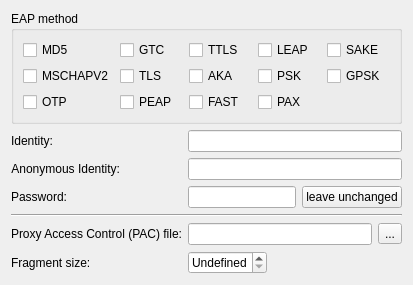
     <widget class="QWidget" name="eapMainTab">
      <attribute name="title">
       <string>EAP General</string>
      </attribute>
      <layout class="QFormLayout" name="eapMainTabLayout">
       <property name="fieldGrowthPolicy">
        <enum>QFormLayout::ExpandingFieldsGrow</enum>
       </property>
       <item row="0" column="0" colspan="2">
        <widget class="QGroupBox" name="eapMethodGroup">
         <property name="title">
          <string>EAP method</string>
         </property>
         <layout class="QGridLayout" name="eapMethodGroupLayout">
          <item row="0" column="0">
           <widget class="QCheckBox" name="eapMethodMD5Check">
            <property name="text">
             <string>MD5</string>
            </property>
           </widget>
          </item>
          <item row="0" column="1">
           <widget class="QCheckBox" name="eapMethodGTCCheck">
            <property name="text">
             <string>GTC</string>
            </property>
           </widget>
          </item>
          <item row="0" column="2">
           <widget class="QCheckBox" name="eapMethodTTLSCheck">
            <property name="text">
             <string>TTLS</string>
            </property>
           </widget>
          </item>
          <item row="0" column="3">
           <widget class="QCheckBox" name="eapMethodLEAPCheck">
            <property name="text">
             <string>LEAP</string>
            </property>
           </widget>
          </item>
          <item row="0" column="4">
           <widget class="QCheckBox" name="eapMethodSAKECheck">
            <property name="text">
             <string>SAKE</string>
            </property>
           </widget>
          </item>
          <item row="1" column="4">
           <widget class="QCheckBox" name="eapMethodGPSKCheck">
            <property name="text">
             <string>GPSK</string>
            </property>
           </widget>
          </item>
          <item row="1" column="3">
           <widget class="QCheckBox" name="eapMethodPSKCheck">
            <property name="text">
             <string>PSK</string>
            </property>
           </widget>
          </item>
          <item row="1" column="2">
           <widget class="QCheckBox" name="eapMethodAKACheck">
            <property name="text">
             <string>AKA</string>
            </property>
           </widget>
          </item>
          <item row="1" column="1">
           <widget class="QCheckBox" name="eapMethodTLSCheck">
            <property name="text">
             <string>TLS</string>
            </property>
           </widget>
          </item>
          <item row="1" column="0">
           <widget class="QCheckBox" name="eapMethodMSCHAPV2Check">
            <property name="text">
             <string>MSCHAPV2</string>
            </property>
           </widget>
          </item>
          <item row="2" column="0">
           <widget class="QCheckBox" name="eapMethodOTPCheck">
            <property name="text">
             <string>OTP</string>
            </property>
           </widget>
          </item>
          <item row="2" column="1">
           <widget class="QCheckBox" name="eapMethodPEAPCheck">
            <property name="text">
             <string>PEAP</string>
            </property>
           </widget>
          </item>
          <item row="2" column="2">
           <widget class="QCheckBox" name="eapMethodFASTCheck">
            <property name="text">
             <string>FAST</string>
            </property>
           </widget>
          </item>
          <item row="2" column="3">
           <widget class="QCheckBox" name="eapMethodPAXCheck">
            <property name="text">
             <string>PAX</string>
            </property>
           </widget>
          </item>
         </layout>
        </widget>
       </item>
       <item row="1" column="0">
        <widget class="QLabel" name="identyLabel">
         <property name="text">
          <string>Identity:</string>
         </property>
         <property name="alignment">
          <set>Qt::AlignRight|Qt::AlignTrailing|Qt::AlignVCenter</set>
         </property>
         <property name="buddy">
          <cstring>identiyEdit</cstring>
         </property>
        </widget>
       </item>
       <item row="1" column="1">
        <widget class="QLineEdit" name="identiyEdit"/>
       </item>
       <item row="2" column="0">
        <widget class="QLabel" name="anonymousIdentityLabel">
         <property name="text">
          <string>Anonymous Identity:</string>
         </property>
         <property name="alignment">
          <set>Qt::AlignRight|Qt::AlignTrailing|Qt::AlignVCenter</set>
         </property>
         <property name="buddy">
          <cstring>anonymousIdentityEdit</cstring>
         </property>
        </widget>
       </item>
       <item row="2" column="1">
        <widget class="QLineEdit" name="anonymousIdentityEdit"/>
       </item>
       <item row="3" column="0">
        <widget class="QLabel" name="eapPasswordLabel">
         <property name="text">
          <string>Password:</string>
         </property>
         <property name="alignment">
          <set>Qt::AlignRight|Qt::AlignTrailing|Qt::AlignVCenter</set>
         </property>
         <property name="buddy">
          <cstring>eapPasswordEdit</cstring>
         </property>
        </widget>
       </item>
       <item row="3" column="1">
        <layout class="QHBoxLayout" name="eapPasswordLayout">
         <item>
          <widget class="QLineEdit" name="eapPasswordEdit">
           <property name="echoMode">
            <enum>QLineEdit::Password</enum>
           </property>
          </widget>
         </item>
         <item>
          <widget class="QPushButton" name="eapPasswordLeaveButton">
           <property name="text">
            <string>leave unchanged</string>
           </property>
           <property name="checkable">
            <bool>true</bool>
           </property>
          </widget>
         </item>
        </layout>
       </item>
       <item row="4" column="0" colspan="2">
        <widget class="Line" name="eapPasswordLine">
         <property name="orientation">
          <enum>Qt::Horizontal</enum>
         </property>
        </widget>
       </item>
       <item row="5" column="0">
        <widget class="QLabel" name="pacLabel">
         <property name="text">
          <string>Proxy Access Control (PAC) file:</string>
         </property>
         <property name="buddy">
          <cstring>pacEdit</cstring>
         </property>
        </widget>
       </item>
       <item row="5" column="1">
        <layout class="QHBoxLayout" name="pacLayout">
         <item>
          <widget class="QLineEdit" name="pacEdit"/>
         </item>
         <item>
          <widget class="QToolButton" name="pacBrowse">
           <property name="text">
            <string>...</string>
           </property>
          </widget>
         </item>
        </layout>
       </item>
       <item row="6" column="0">
        <widget class="QLabel" name="fragmentLabel">
         <property name="text">
          <string>Fragment size:</string>
         </property>
         <property name="buddy">
          <cstring>fragmentSpin</cstring>
         </property>
        </widget>
       </item>
       <item row="6" column="1">
        <widget class="QSpinBox" name="fragmentSpin">
         <property name="buttonSymbols">
          <enum>QAbstractSpinBox::UpDownArrows</enum>
         </property>
         <property name="specialValueText">
          <string>Undefined</string>
         </property>
         <property name="minimum">
          <number>-1</number>
         </property>
         <property name="maximum">
          <number>65535</number>
         </property>
         <property name="value">
          <number>-1</number>
         </property>
        </widget>
       </item>
      </layout>
     </widget>
